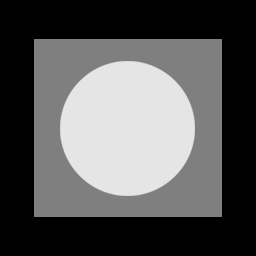
#> input picture 과제2_AreaProcessing/HW3 Image Samples/Noise Filtering/Fig0503 (original_pattern).jpg, 256 x 256 px; its folder holds only this picture in this run
$ jupyter execute area_processing.ipynb
#> lines starting #> are read from the running program, lines starting #| are printed output that depends on the picture
[cell 1]
import cv2
import numpy as np
import matplotlib.pyplot as plt
import glob
import os
from PIL import Image

# img = cv2.imread('./HW3 Image Samples/Noise Filtering/Gaussian noise.png')
# img = cv2.cvtColor(img, cv2.COLOR_BGR2GRAY)

for i, img in enumerate(glob.glob('./HW3 Image Samples/Noise Filtering/*.jpg')):
	plt.title(os.path.basename(img))
	plt.axis('off')
	img = cv2.imread(img)
#> img is the input picture: shape (256, 256, 3); min 0, max 229, mean 87.1
	plt.imshow(img, cmap='gray')
	plt.show()

	# 1. Gaussian Kernel 직접 생성
	k1 = np.array([[1, 2, 1],
					[2, 4, 2],
					[1, 2, 1]]) *(1/16)
	blur1 = cv2.filter2D(img, -1, k1)
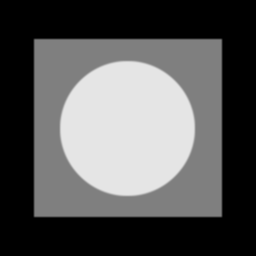
#> blur1: shape (256, 256, 3); min 0, max 229, mean 87.1

	# 2. getGaussianKernel
	k2 = cv2.getGaussianKernel(3, 0)
	blur2 = cv2.filter2D(img, -1, k2*k2.T)

	# 3. Gaussian Blur
	blur3 = cv2.GaussianBlur(img, (3, 3), 0)

	# 결과 출력
	print('k1:', k1)
	print('k2:', k2*k2.T)

	plt.figure(figsize=(10, 4))

	plt.subplot(1, 3, 1)
	plt.axis('off')
	plt.imshow(blur1, cmap='gray')

	plt.subplot(1, 3, 2)
	plt.axis('off')
	plt.imshow(blur2, cmap='gray')

	plt.subplot(1, 3, 3)
	plt.axis('off')
	plt.imshow(blur3, cmap='gray')

	plt.show()
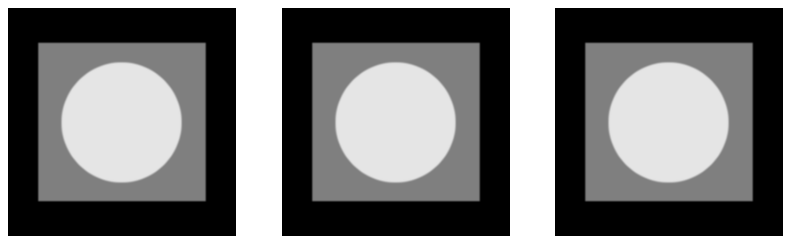
#> figure drawn by matplotlib, 3 panels

$ run again, on 과제2_AreaProcessing/HW3 Image Samples/Noise Filtering/Fig0504(i)(salt-pepper-noise).jpg
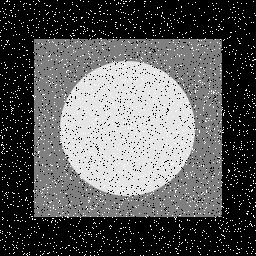
#> input picture 과제2_AreaProcessing/HW3 Image Samples/Noise Filtering/Fig0504(i)(salt-pepper-noise).jpg, 256 x 256 px
#> img is the input picture: shape (256, 256, 3); min 0, max 255, mean 90.9
#> `blur1 = cv2.filter2D(img, -1, k1)`:
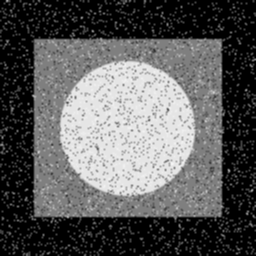
#> blur1: shape (256, 256, 3); min 0, max 245, mean 91
#> `plt.show()`:
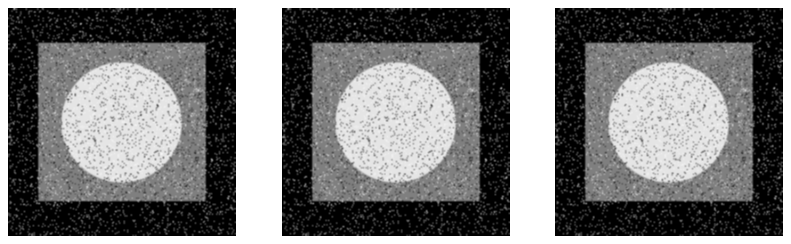
#> figure drawn by matplotlib, 3 panels
